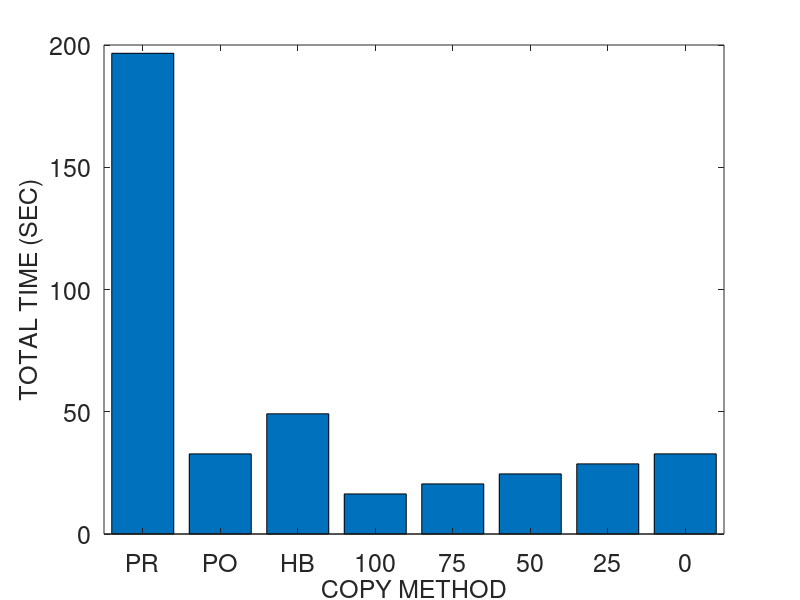
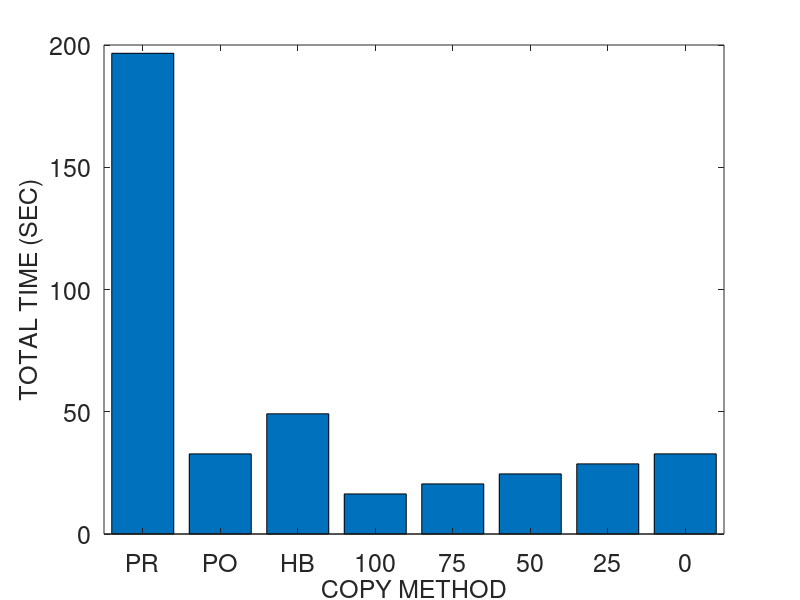
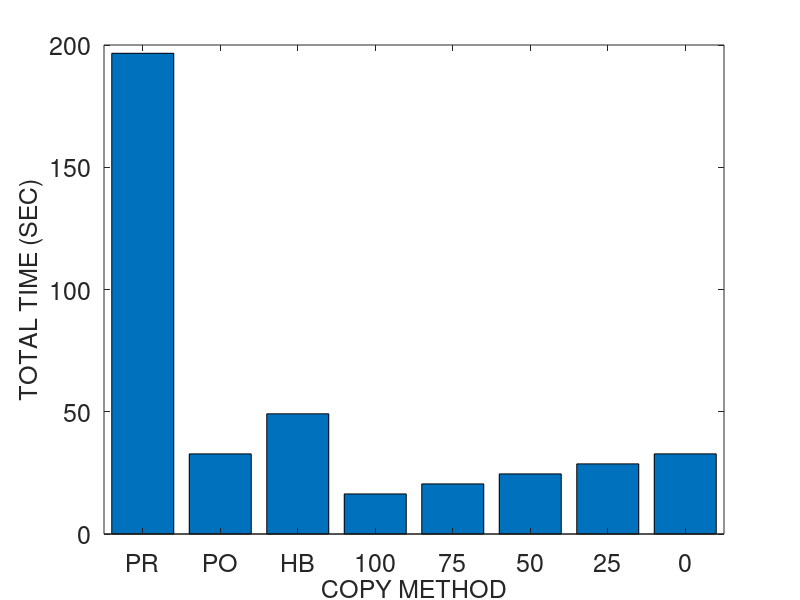
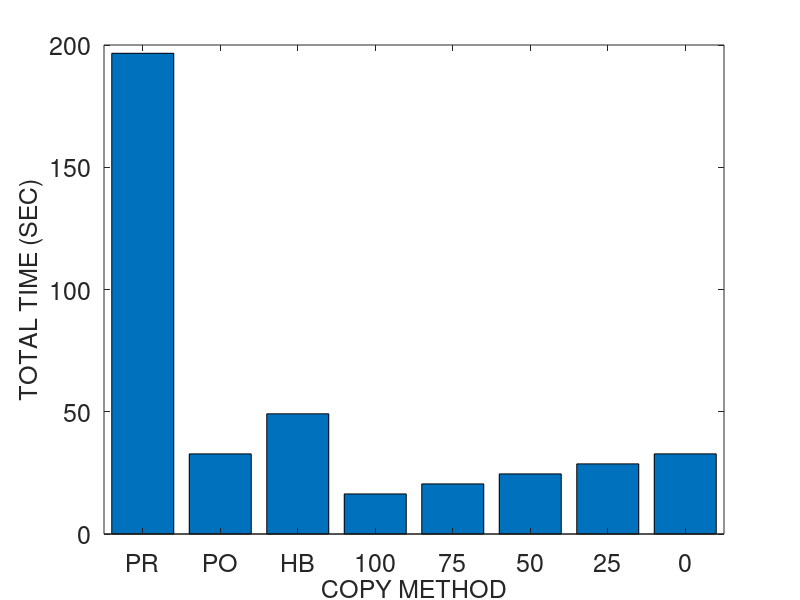

MATLAB code to generate these figures, in order:
% basic hybrid copy migration
	global wss numpages readrate dirtyrate pagesize b scinfo
	global totaltime downtime totaldata

% memory size in MB
r = 4096
r *= 1024 % convert to KB

% page dirty rate in percent (%): against to total memory pages
readrate = 50
prefix = strcat ("M4G_R", num2str(readrate))
readrate /= 100

dirtyrate = 50 
prefix = strcat (prefix, "_W", num2str(dirtyrate))
dirtyrate /= 100

% prediction accuracy 0 through 1
acc = 1

pagesize = 4 % in KB
numpages = r / pagesize

% delta compression rate
comp = 0.5 

% amount of CPU and device states in KB 
scinfo = 100

% working set size in number of pages
wss = numpages * 0.25

% 0: zero, 1: read, 2: dirtied, 3: inactive data
mem = zeros(1, numpages);

run = 1

%prefix = strcat (prefix, "_acc", num2str(acc), "_r", num2str(run))

% bandwidth in gbps
b = 1000 
b = b * 1024/8 % convert to KB

%fontsize = 10
fontsize = 18
%fontsize = 20

totaltime = 0;
downtime = 0;
totaldata = 0;

A = zeros(8, 3);

%%%%%%%%%%%%%%%%%%%%%%%%%%%%%%
% precopy migration
%%%%%%%%%%%%%%%%%%%%%%%%%%%%%%
fprintf('\n')
disp('==================== Precopy migration ====================')
% iterations
present = numpages * pagesize
iter = 0
while present > 50 && iter < 29 && totaldata < 4*r
	pretime = present / b
	totaltime += pretime
	totaldata += present
	present = numpages * pagesize * dirtyrate 
	%dirts = wss * dirtyrate
	iter += 1
end

% stop-and-copy phase
% stop conditions: 29 iterations, 50 pages, 4 memory size sent
scsent = scinfo + present * pagesize
downtime = scsent / b
totaltime += downtime
totaldata += scsent

% network fault rate
NFR = 0

A (1, 1) = totaltime;
A (1, 2) = downtime;
A (1, 3) = totaldata;

%%%%%%%%%%%%%%%%%%%%%%%%%%%%%%
% postcopy migration
%%%%%%%%%%%%%%%%%%%%%%%%%%%%%%
fprintf('\n')
disp('===================== Postcopy migration ======================')
totaltime = 0;
downtime = 0;
totaldata = 0;

% stop-and-copy phase
scsent = scinfo
downtime = scsent / b
totaltime += downtime
totaldata += scsent

% prepaging (bubbling) and on-demand paging
postsent = r
posttime = postsent/b
totaltime += posttime
totaldata += postsent
% network fault rate
NFR = 0.2

A (2, 1) = totaltime;
A (2, 2) = downtime;
A (2, 3) = totaldata;

%%%%%%%%%%%%%%%%%%%%%%%%%%%%%%
% hybrid copy migration
%%%%%%%%%%%%%%%%%%%%%%%%%%%%%%
fprintf('\n')
disp('==================== Hybrid copy migration ====================')
totaltime = 0;
downtime = 0;
totaldata = 0;

% precopy phase: single iteration
present = r
pretime = present / b
totaltime += pretime
totaldata += present

% stop-and-copy phase
bitmapsize = 500 % KB
scsent = scinfo + bitmapsize
downtime = scsent / b
totaltime += downtime
totaldata += scsent

% postcopy phase: prepaging (bubbling) and on-demand paging
%dirts = wss * dirtyrate
dirts = numpages * dirtyrate
postsent = dirts * pagesize
posttime = postsent/b
totaltime += posttime
totaldata += postsent
% network fault rate
NFR = 0.2

A (3, 1) = totaltime;
A (3, 2) = downtime;
A (3, 3) = totaldata;

%%%%%%%%%%%%%%%%%%%%%%%%%%%%%%
% proactive hybrid copy migration
%%%%%%%%%%%%%%%%%%%%%%%%%%%%%%
%disp(char(10))
fprintf('\n')
disp('=============== Proactive hybrid copy migration ================')

function [tt, dt, td] = prohybrid(acc)
	global wss numpages readrate dirtyrate pagesize b scinfo
	global totaltime downtime totaldata

	totaltime = 0;
	downtime = 0;
	totaldata = 0;

% precopy phase
% LRU, PFR

% scan the dirtied pages
% for dirtied pages
% 	mark dirtied (1)
% 	mem(random (1, wss * 0.1))	
%randperm(int64(wss * 0.1));
% for read pages
% 	mark read (2)
% 	mem (random (wss * 0.1, wss * 0.2))

% for pages
% 	predict read/write

% send the pages most likely to be read and least likely to be dirtied
% do not send the pages most likely to be dirtied
% construct queue with the order of p1/p2
%reads = numpages * 0.4 
% total read rate = wss * read_rate = 0.25 * 0.16 = 0.04 (4%)
%read_rate = 0.16
%read_rate = 0.04 % 4% of total memory
% total write rate = wss * write_rate = 0.25 * 0.16 = 0.04 (4%)
%write_rate = 0.16
%write_rate = 0.04 % 4% of total memory
% simple case: readonly pages (RO) - zero dirtied pages 
%RO = 0.3
	pred_pages = numpages * readrate * acc

% LRU
% for LRU queue
% 	mark sent
%	insert the pages into cache and perform delta compression

	present = pred_pages * pagesize
	pretime = present/b
	totaltime += pretime
	totaldata += present

	% stop-and-copy phase
	% send the CPU and device states
	bitmapsize = 500 % KB
	scsent = scinfo + bitmapsize
	downtime = scsent/b
	totaltime += downtime
	totaldata += scsent

	% postcopy phase
	postsent = (numpages - pred_pages) * pagesize

	% exclude the predicted dirtied pages 
	pred_dirts = numpages * dirtyrate * acc
	postsent = (numpages - pred_pages - pred_dirts) * pagesize
	posttime = postsent/b
	totaltime += posttime
	totaldata += postsent
end

% network fault rate
NFR = 0.2

prohybrid(acc)
A (4, 1) = totaltime;
A (4, 2) = downtime;
A (4, 3) = totaldata;

acc = 0.75
prohybrid(acc);
A (5, 1) = totaltime;
A (5, 2) = downtime;
A (5, 3) = totaldata;

acc = 0.5
prohybrid(acc);
A (6, 1) = totaltime;
A (6, 2) = downtime;
A (6, 3) = totaldata;

acc = 0.25
prohybrid(acc);
A (7, 1) = totaltime;
A (7, 2) = downtime;
A (7, 3) = totaldata;

acc = 0
prohybrid(acc);
A (8, 1) = totaltime;
A (8, 2) = downtime;
A (8, 3) = totaldata

%%%%%%%%%%%%%%%%%%%%%%%%%%%%%%%%%%%%%%%%%%%%%%%%%%%%%%%
%                     plotting
% precopy
% postcopy
% hybrid
% pro-hybrid
%%%%%%%%%%%%%%%%%%%%%%%%%%%%%%%%%%%%%%%%%%%%%%%%%%%%%%%

%prefix = "M4G_R14W14_acc100_r1"
%prefix = strcat ("M4G_R", readrate, "W", dirtyrate, "acc", acc, "r", run)
%prefix = strcat (prefix, "W")
%prefix = strcat (prefix, dirtyrate)

dlmwrite (prefix, A, ' ')

%%%%%%%%%%%%%%%%%%%% total time %%%%%%%%%%%%%%%%%%%%%%
figure;
output = strcat(prefix, ".tt");
%output = prefix
%x = ['PRECOPY', 'POSTCOPY', 'HYBRID', 'PRO-HYBRID'];
%x = {'PRE', 'POST', 'HYBR', 'PROH100', 'PROH75', 'PROH50', 'PROH25', 'PROH0'};
x = {'PR', 'PO', 'HB', '100', '75', '50', '25', '0'};
%x = {'1', '2', '3', '4', '5', '6', '7', '8'};
xinterval = 2
xintervals = 1:xinterval:(xinterval*length(x));
%xintervals = 1:3:3*length(x);
%xintervals = 1:4:4*length(x);
%plot(x, A(:,2)/1000000, x, A(:,3)/1000000, '-.*');
%plot(A(:,2));

%xtics = 1:4:16
%bar(xtics, A(:,1))
%bar(A(:,1), XTicksLabelStyle = Diagonal)
bar(xintervals, A(:,1))
%set(gca, 'XTick', 1:4:32, 'XTickLabel', x, 'FontSize', fontsize)
set(gca, 'XTick', xintervals, 'XTickLabel', x, 'FontSize', fontsize)
xlabel('COPY METHOD', 'FontSize', fontsize);
ylabel('TOTAL TIME (SEC)', 'FontSize', fontsize);
%legend('PRECOPY', 'POSTCOPY', 'HYBRID', 'PRO-HYBRID');
%bar(x, A(:,1))

saveas (1, strcat(output, ".png"));
saveas (1, strcat(output, ".eps"));
saveas (1, strcat(output, ".emf"));

%%%%%%%%%%%%%%%%%%%% downtime %%%%%%%%%%%%%%%%%%%%%%
figure;
output = strcat(prefix, ".dt");

bar(A(:,2))
set(gca, 'XTick', 1:8, 'XTickLabel', x, 'FontSize', fontsize)
xlabel('COPY METHOD', 'FontSize', fontsize);
ylabel('DOWNTIME (SEC)', 'FontSize', fontsize);

saveas (1, strcat(output, ".png"));
saveas (1, strcat(output, ".eps"));
saveas (1, strcat(output, ".emf"));

%%%%%%%%%%%%%%%%%%%% total data %%%%%%%%%%%%%%%%%%%%%%
figure;
output = strcat(prefix, ".td");

bar(A(:,3))
set(gca, 'XTick', 1:8, 'XTickLabel', x, 'FontSize', fontsize)
xlabel('COPY METHOD', 'FontSize', fontsize);
ylabel('TOTAL DATA TRANSFERRED (KB)', 'FontSize', fontsize);

saveas (1, strcat(output, ".png"));
saveas (1, strcat(output, ".eps"));
saveas (1, strcat(output, ".emf"));
